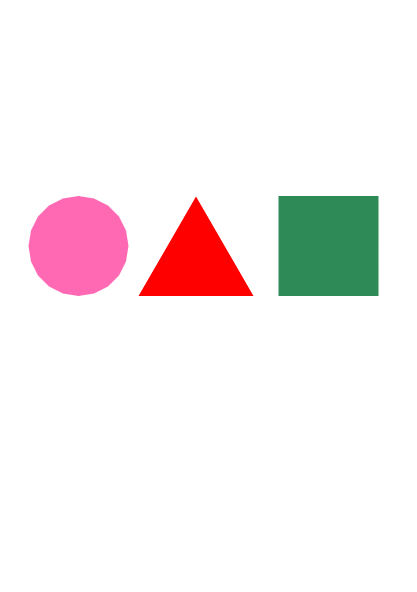

Write Python code to recreate this figure.
import turtle
t = turtle.Turtle()
t.speed(5)
t.hideturtle()
t.penup()
t.fillcolor('HotPink')
t.begin_fill()
t.backward(120)
t.circle(50)
t.end_fill()
t.fillcolor('Red')
t.begin_fill()
t.forward(55)
for i in range(3):
    t.forward(115)
    t.left(120)
t.end_fill()
t.fillcolor('SeaGreen')
t.begin_fill()
t.forward(135)
for i in range(4):
    t.forward(100)
    t.left(90)
t.end_fill()
